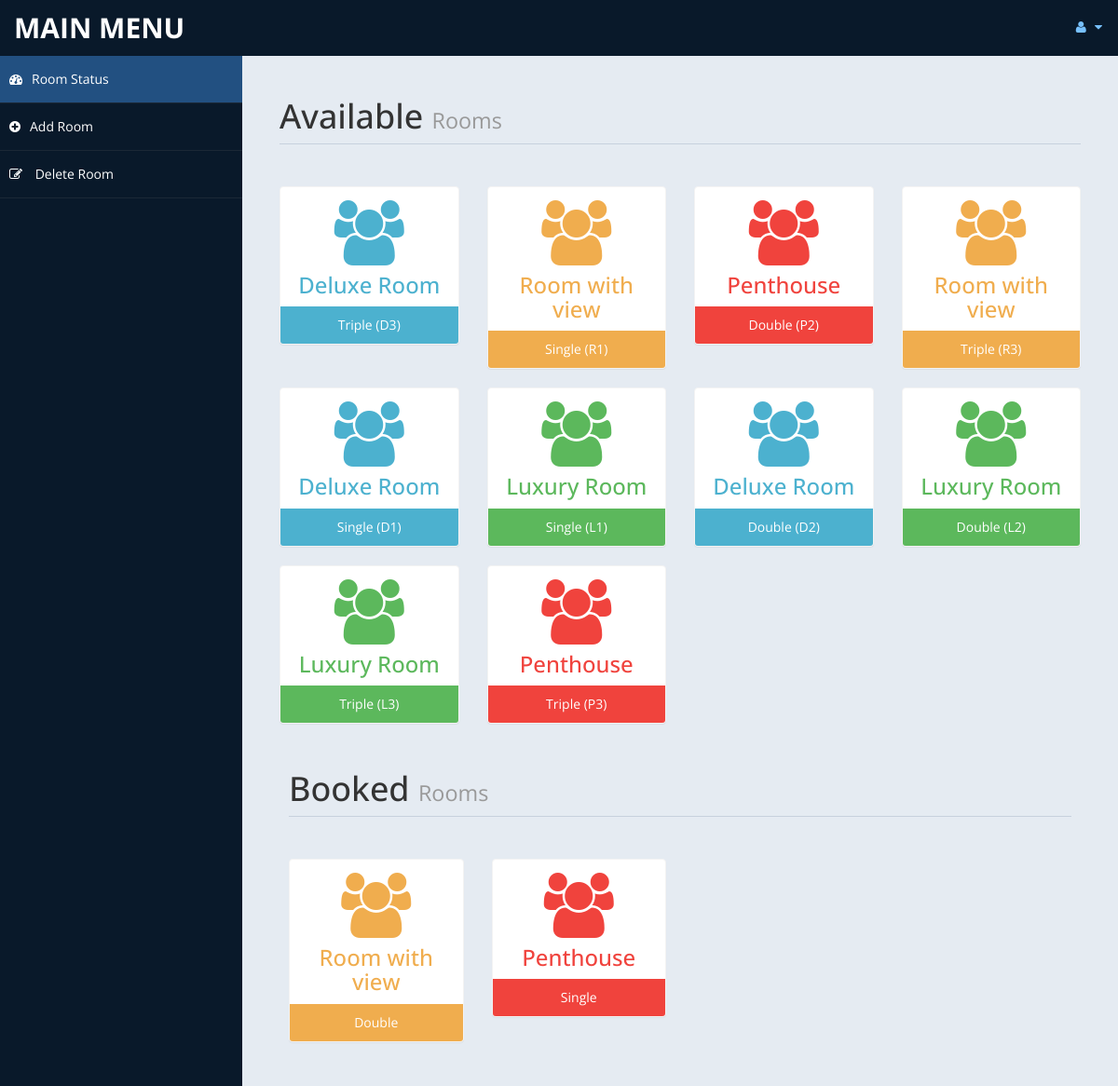
Screenshot of /TCH/admin/settings.php (signed in) with the database file from the repository.
### tables this page shows
CREATE TABLE `room` (
  `id` int(10) UNSIGNED NOT NULL,
  `room_no` varchar(11) NOT NULL,
  `type` varchar(15) DEFAULT NULL,
  `bedding` varchar(10) DEFAULT NULL,
  `place` varchar(10) DEFAULT NULL,
  `cusid` int(11) DEFAULT NULL
);

### TCH/admin/settings.php (the view, shortened to what this page needs)
<!DOCTYPE html>
<html xmlns="http://www.w3.org/1999/xhtml">
<head>
    <link href="assets/css/bootstrap.css" rel="stylesheet" />
    <link href="assets/css/font-awesome.css" rel="stylesheet" />
    <link href="assets/css/custom-styles.css" rel="stylesheet" />
</head>
<body>
    <div id="wrapper">
        <nav class="navbar navbar-default top-navbar" role="navigation">
            <div class="navbar-header">
                <a class="navbar-brand" href="home.php">MAIN MENU </a>
            </div>
            <ul class="nav navbar-top-links navbar-right">
                <li class="dropdown">
                    <a class="dropdown-toggle" data-toggle="dropdown" href="#" aria-expanded="false">
                        <i class="fa fa-user fa-fw"></i> <i class="fa fa-caret-down"></i>
                    </a>
                </li>
            </ul>
        </nav>
        <nav class="navbar-default navbar-side" role="navigation">
            <div class="sidebar-collapse">
                <ul class="nav" id="main-menu">
                    <li>
                        <a class="active-menu" href="settings.php"><i class="fa fa-dashboard"></i>Room Status</a>
                    </li>
					<li>
                        <a  href="room.php"><i class="fa fa-plus-circle"></i>Add Room</a>
                    </li>
                    <li>
                        <a   href="roomdel.php"><i class="fa fa-pencil-square-o"></i> Delete Room</a>
                    </li>
            </div>
        </nav>
        <div id="page-wrapper" >
            <div id="page-inner">
			 <div class="row">
                    <div class="col-md-12">
                        <h1 class="page-header">
                           Available <small> Rooms</small>
                        </h1>
                    </div>
                </div>
            <?php
						include ('db.php');
                        $all_room = array();
                        $booked_room = array();
                        $q1 = "select * from room";
                        $res1 = mysqli_query($con,$q1);
                        while($row = mysqli_fetch_array($res1)){
                            array_push($all_room,$row['type'].":".$row['bedding']);
                        }
                        $q2 = "select * from payment";
                        $res2 = mysqli_query($con,$q2);
                        while($row = mysqli_fetch_array($res2)){
                            array_push($booked_room,$row['troom'].":".$row['tbed']);
                        }
                        $available_room = array_diff($all_room,$booked_room);
				?>
                <div class="row">
				<?php
                foreach ($available_room as $rooms) {
                    $temp = explode(":", $rooms);
                    $qq=mysqli_query($con,"select room_no from room where type='$temp[0]' and bedding='$temp[1]'");
                    foreach($qq as $e){
                        $rr=$e;
                    }
                    if($temp[0] == "Deluxe Room")
											{
                                                    echo"<div class='col-md-3 col-sm-12 col-xs-12'>
													<div class='panel panel-primary text-center no-boder bg-color-blue'>
														<div class='panel-body'>
															<i class='fa fa-users fa-5x'></i>
															<h3>".$temp[0]."</h3>
														</div>
														<div class='panel-footer back-footer-blue'>
															".$temp[1]." (".$rr['room_no'].")
														</div>
													</div>
												</div>";
											}
											else if ($temp[0] == "Luxury Room")
											{
												echo"<div class='col-md-3 col-sm-12 col-xs-12'>
													<div class='panel panel-primary text-center no-boder bg-color-green'>
														<div class='panel-body'>
															<i class='fa fa-users fa-5x'></i>
															<h3>".$temp[0]."</h3>
														</div>
														<div class='panel-footer back-footer-green'>
															".$temp[1]." (".$rr['room_no'].")
														</div>
													</div>
												</div>";
											}
											else if($temp[0] =="Room with view")
											{
												echo"<div class='col-md-3 col-sm-12 col-xs-12'>
													<div class='panel panel-primary text-center no-boder bg-color-brown'>
														<div class='panel-body'>
															<i class='fa fa-users fa-5x'></i>
															<h3>".$temp[0]."</h3>
														</div>
														<div class='panel-footer back-footer-brown'>
															".$temp[1]." (".$rr['room_no'].")
														</div>
													</div>
												</div>";
											}
											else if($temp[0] =="Penthouse")
											{
												echo"<div class='col-md-3 col-sm-12 col-xs-12'>
													<div class='panel panel-primary text-center no-boder bg-color-red'>
														<div class='panel-body'>
															<i class='fa fa-users fa-5x'></i>
															<h3>".$temp[0]."</h3>
														</div>
														<div class='panel-footer back-footer-red'>
															".$temp[1]." (".$rr['room_no'].")
														</div>
													</div>
												</div>";
											}
                  }
									?>
                </div>
            <div id="page-inner">
			 <div class="row">
                    <div class="col-md-12">
                        <h1 class="page-header">
                           Booked <small> Rooms</small>
                        </h1>
                    </div>
                </div>
                <div class="row">
				<?php
foreach ($booked_room as $rooms) {
    $temp = explode(":", $rooms);
    if($temp[0] == "Deluxe Room")
                            {
                                    echo"<div class='col-md-3 col-sm-12 col-xs-12'>
                                    <div class='panel panel-primary text-center no-boder bg-color-blue'>
                                        <div class='panel-body'>
                                            <i class='fa fa-users fa-5x'></i>
                                            <h3>".$temp[0]."</h3>
                                        </div>
                                        <div class='panel-footer back-footer-blue'>
                                        ".$temp[1]."
                                        </div>
                                    </div>
                                </div>";
                            }
                            else if($temp[0] =="Room with view")
                            {
                                echo"<div class='col-md-3 col-sm-12 col-xs-12'>
                                    <div class='panel panel-primary text-center no-boder bg-color-brown'>
                                        <div class='panel-body'>
                                            <i class='fa fa-users fa-5x'></i>
                                            <h3>".$temp[0]."</h3>
                                        </div>
                                        <div class='panel-footer back-footer-brown'>
                                        ".$temp[1]."
                                        </div>
                                    </div>
                                </div>";
                            }
                            else if($temp[0] =="Penthouse")
                            {
                                echo"<div class='col-md-3 col-sm-12 col-xs-12'>
                                    <div class='panel panel-primary text-center no-boder bg-color-red'>
                                        <div class='panel-body'>
                                            <i class='fa fa-users fa-5x'></i>
                                            <h3>".$temp[0]."</h3>
                                        </div>
                                        <div class='panel-footer back-footer-red'>
                                        ".$temp[1]."
                                        </div>
                                    </div>
                                </div>";
                            }
  }
									?>
            </div>
        </div>
</body>
</html>

### TCH/admin/assets/css/custom-styles.css (style rules this page uses)
body { font-family: 'Open Sans', sans-serif; }
#wrapper { width: 100%; background:#09192A; }
#page-wrapper { padding: 15px 15px; min-height: 600px; background:#E5EBF2; }
#page-inner { width:100%; margin:10px 20px 10px 0px; background-color:transparent; padding:10px; min-height:1200px; }
.text-center { text-align:center; }
.no-boder { border:1px solid #f3f3f3; }
h1, .h1, h2, .h2, h3, .h3 { margin-top: 7px; margin-bottom: -5px; }
.page-header { padding-bottom: 9px; margin: 10px 0 45px; border-bottom: 1px solid #C7D1DD; }
.bg-color-green { background-color: #fff; color: #5cb85c; }
.bg-color-blue { background-color: #fff; color: #4CB1CF }
.bg-color-red { background-color: #fff; color:#F0433D; }
.bg-color-brown { background-color: #fff; color:#f0ad4e; }
.back-footer-green { background-color: #5cb85c; color:#fff; border-top: 0px solid #fff; }
.back-footer-red { background-color: #F0433D; color:#fff; border-top: 0px solid #fff; }
.back-footer-blue { background-color: #4CB1CF; color:#fff; border-top: 0px solid #fff; }
.back-footer-brown { background-color: #f0ad4e; color:#fff; border-top: 0px solid #fff; }
.top-navbar { margin:0px; }
.top-navbar .navbar-brand { color: #fff; width: 260px; text-align: left; height: 60px; font-size: 30px; font-weight: 700; text-transform: uppercase; line-height: 30px; }
.top-navbar .nav > li { position: relative; display: inline-block; }
.top-navbar .nav > li > a { position: relative; display: block; padding: 19px 15px; color: #77C0FD; }
.active-menu { background-color:#225081!important; }
.sidebar-collapse , .sidebar-collapse .nav { background:none; }
.sidebar-collapse .nav { padding:0; }
.sidebar-collapse .nav > li > a { color:#fff; background:transparent; text-shadow:none; }
.sidebar-collapse > .nav > li > a { padding:15px 10px; }
.sidebar-collapse > .nav > li { border-bottom: 1px solid rgba(107, 108, 109, 0.19); }
.navbar-side { border:none; background-color: transparent; }
.top-navbar { background:#09192A; border-bottom:none; }
.top-navbar .nav > li > a > i { margin-right: 2px; }
.navbar-default { border:0px solid black; }
.navbar-header { background: #09192A; }
.nav > li > a > i { margin-right:10px; }
@media (min-width:768px) { #page-wrapper { margin: 0 0 0 260px; padding: 15px 30px; min-height: 1200px; } }
@media (min-width:768px) { .navbar-side { z-index: 1; position: absolute; width: 260px; } }
@media (min-width:768px) { .navbar { border-radius: 0px; } }

### rows the page displays
room: type "Deluxe Room", bedding "Triple", room_no "D3"
room: type "Room with view", bedding "Single", room_no "R1"
room: type "Penthouse", bedding "Double", room_no "P2"
room: type "Room with view", bedding "Triple", room_no "R3"
room: type "Deluxe Room", bedding "Single", room_no "D1"
room: type "Luxury Room", bedding "Single", room_no "L1"
room: type "Deluxe Room", bedding "Double", room_no "D2"
room: type "Luxury Room", bedding "Double", room_no "L2"
room: type "Luxury Room", bedding "Triple", room_no "L3"
room: type "Penthouse", bedding "Triple", room_no "P3"

### other values shown
$temp[0] "Room with view"
$temp[1] "Double"
$temp[0] "Penthouse"
$temp[1] "Single"
